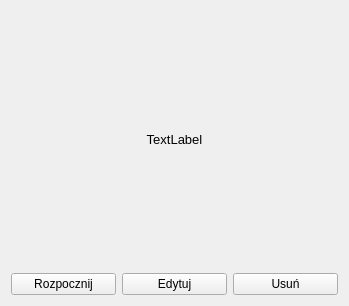
<?xml version="1.0" encoding="UTF-8"?>
<ui version="4.0">
 <class>QuizIconWidget</class>
 <widget class="QWidget" name="QuizIconWidget">
  <property name="geometry">
   <rect>
    <x>0</x>
    <y>0</y>
    <width>349</width>
    <height>306</height>
   </rect>
  </property>
  <property name="sizePolicy">
   <sizepolicy hsizetype="Preferred" vsizetype="Preferred">
    <horstretch>0</horstretch>
    <verstretch>0</verstretch>
   </sizepolicy>
  </property>
  <property name="windowTitle">
   <string>Form</string>
  </property>
  <layout class="QVBoxLayout" name="mainLayout">
   <item>
    <widget class="QLabel" name="titleLabel">
     <property name="font">
      <font>
       <pointsize>10</pointsize>
      </font>
     </property>
     <property name="text">
      <string>TextLabel</string>
     </property>
     <property name="alignment">
      <set>Qt::AlignCenter</set>
     </property>
    </widget>
   </item>
   <item>
    <layout class="QHBoxLayout" name="horizontalLayout">
     <item>
      <widget class="QPushButton" name="startButton">
       <property name="text">
        <string>Rozpocznij</string>
       </property>
      </widget>
     </item>
     <item>
      <widget class="QPushButton" name="editButton">
       <property name="text">
        <string>Edytuj</string>
       </property>
      </widget>
     </item>
     <item>
      <widget class="QPushButton" name="removeButton">
       <property name="text">
        <string>Usuń</string>
       </property>
      </widget>
     </item>
    </layout>
   </item>
  </layout>
 </widget>
 <resources/>
 <connections/>
</ui>
